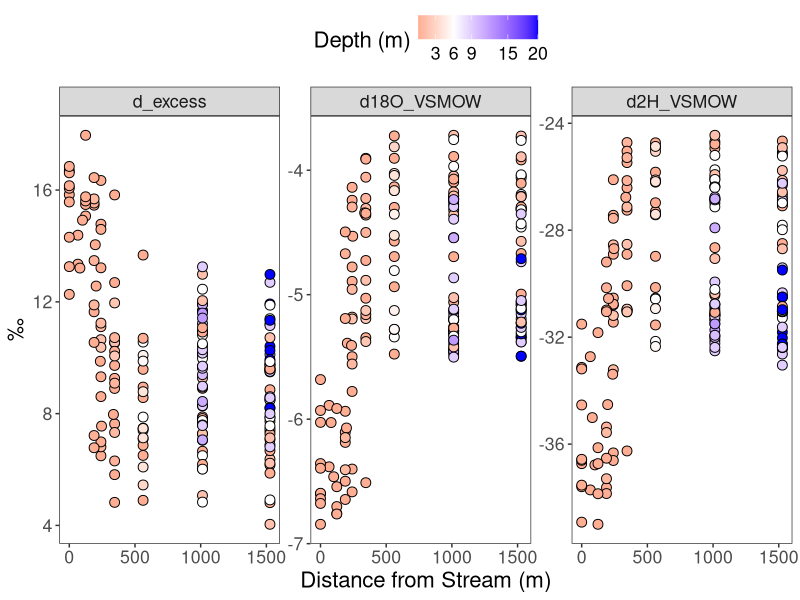
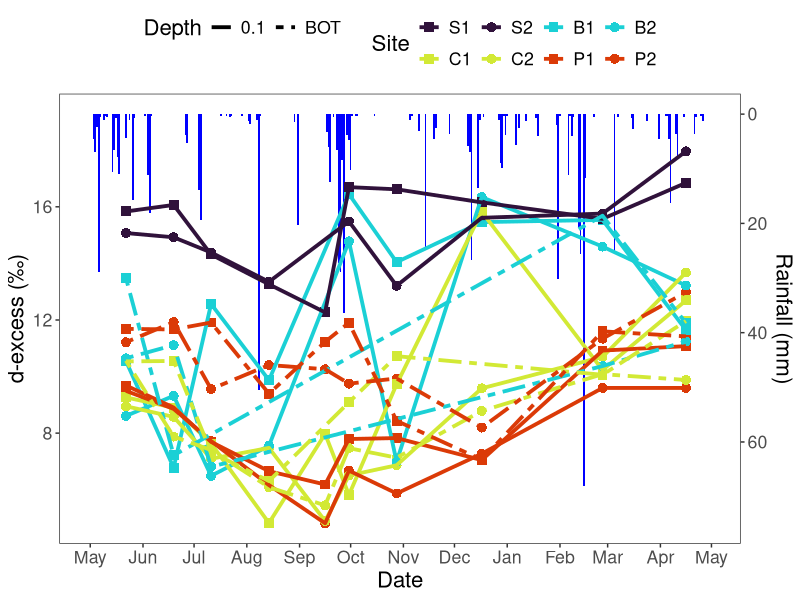
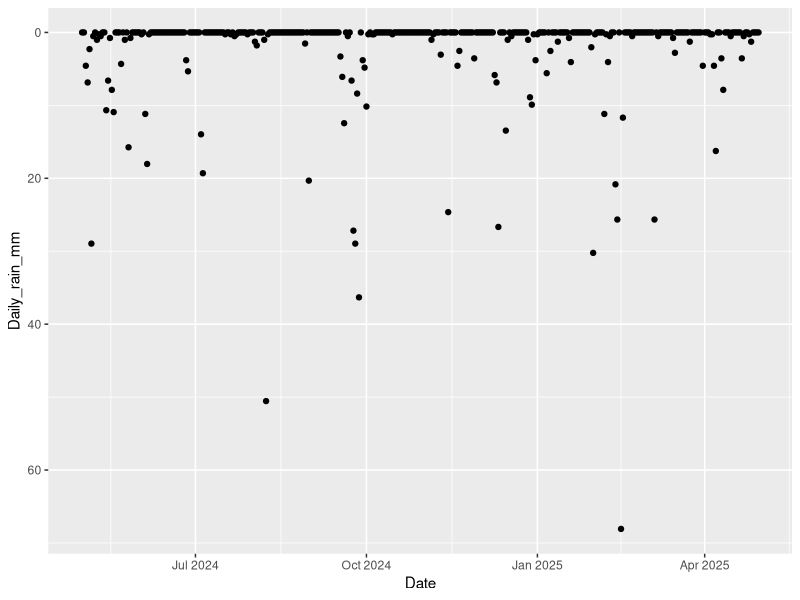
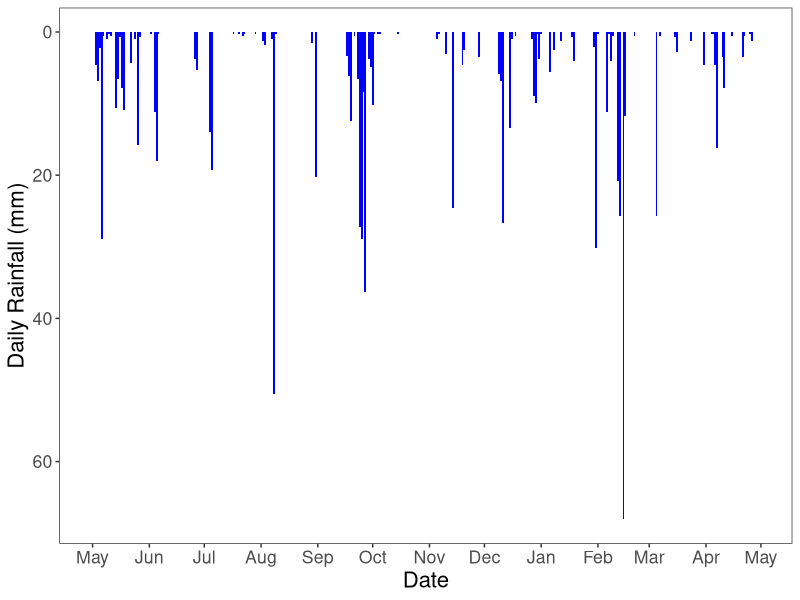
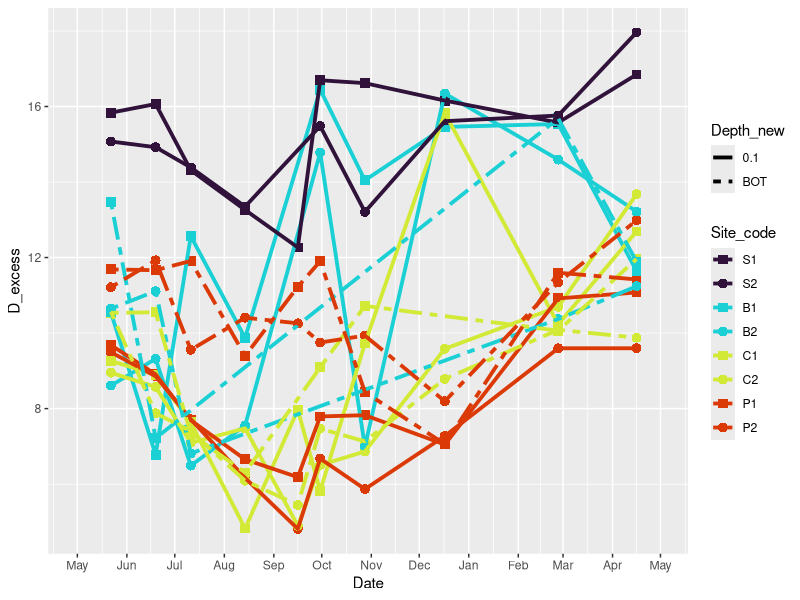
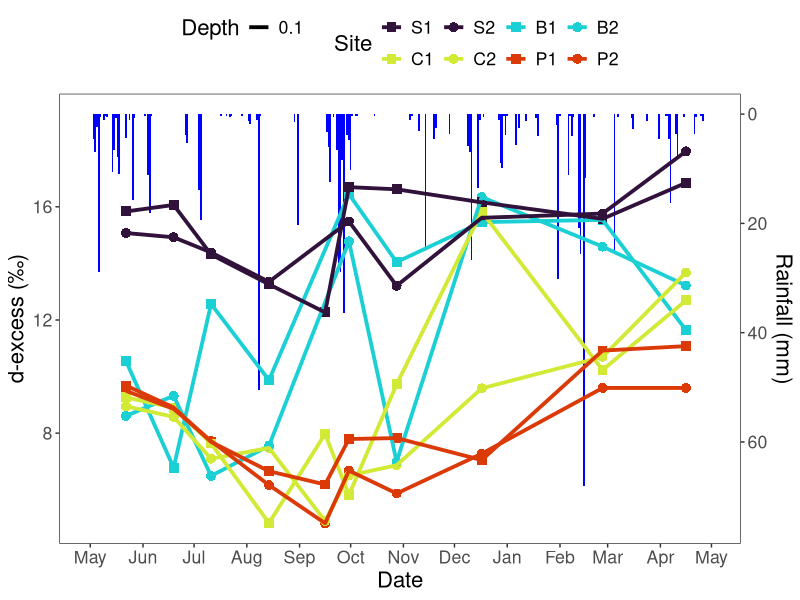
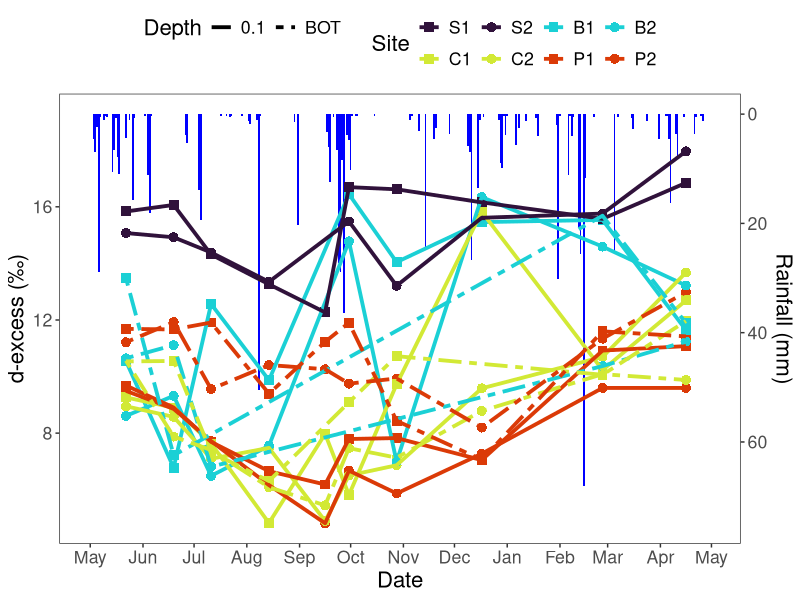
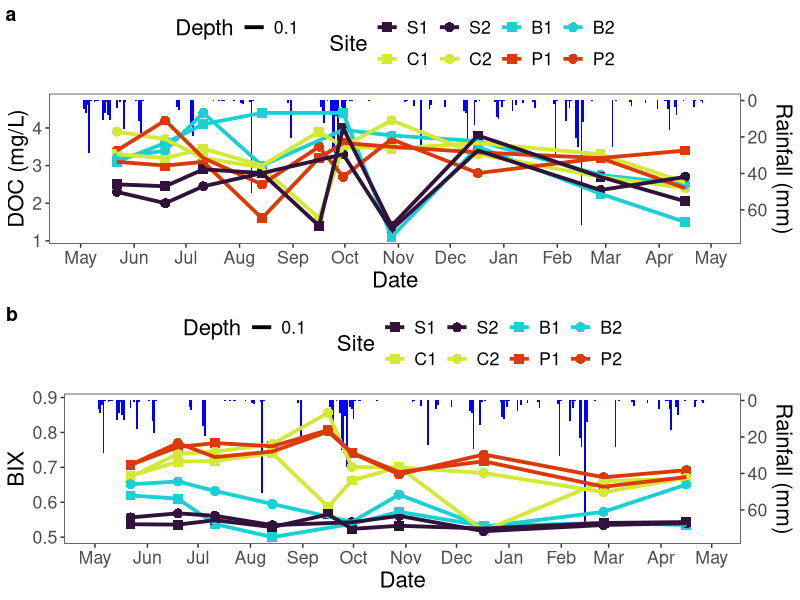

The R source for these figures, in order:
## ---- chunk 1
###packages 
library(tidyverse)

getwd()
##get data
hydro <- read_csv("../Data/Hydrology_Daily_Observed.csv") |> 
  filter(Date >= ymd("2024-05-01"),
         Date <= ymd("2025-04-30"))

chem <- read_csv("../Data/chemistry_joined_sensor_hydro.csv")

## ---- chunk 2
#plot over distance 
##d2H and d18O and D excess
isotopes_across_space_fig <- chem |> 
  dplyr::select(1:8, d18O_VSMOW, d2H_VSMOW, D_excess) |> 
  rename(d_excess = D_excess) |> 
  pivot_longer(-c(1:8)) |> 
  ggplot(aes(x = Distance, y = value, fill = Depth_m
  ))+
  geom_point(shape = 21, size = 3) + 
  #geom_point(data = iso_rain, mapping = aes(x = 1250, y = value, color = Date), size = 2, shape = 17)+
  facet_wrap(~name, scales = "free_y", nrow = 1)+
  theme_bw()+ theme(legend.position = "top", text = element_text(size = 16),
                    panel.grid.major = element_blank(), panel.grid.minor = element_blank())+
  labs(x= "Distance from Stream (m)", y = "\u2030",
       fill = "Depth (m)", color = "Rain")+
  scale_x_continuous(breaks = c(0, 500, 1000, 1500))+  
  scale_fill_gradient2(low = "red",  high ="blue",
                       midpoint = 6,  guide = "colourbar", breaks = c(3,6,9, 15, 20))

isotopes_across_space_fig

# ggsave("../Figures/FigS7_Iso_overSpace.png", isotopes_across_space_fig, width = 7, height = 3.5, units = "in")

## ---- chunk 3

plot_iso_ts <- function(
    data,        # df with isotope data: Date, y_var, Site_code, Depth_new
    hydro,       # df with rain data: Date, Daily_rain_mm
    y_var,
    y_label,
    show_rain = TRUE,
    depths = c("0.1","BOT")
) {
  
  # Filter depths
  df <- data |> 
    filter(Depth_new %in% depths)
  
  # Compute scaling factor only if rain is shown
  if (show_rain) {
    max_y  <- max(df[[y_var]], na.rm = TRUE)
    min_y  <- min(df[[y_var]], na.rm = TRUE)
    y_range <- max_y - min_y
    max_r  <- max(hydro$Daily_rain_mm, na.rm = TRUE)
    scale_factor <- y_range / max_r
    
    # Buffer creates blank space between top of y data and rain bars
    buffer <- y_range * 0.10
    plot_max_y <- max_y + buffer
    
    # Ensure largest rain bar isn't clipped
    plot_min_y <- min(min_y, plot_max_y - (max_r * scale_factor))
  }
  
  # Base plot
  p <- ggplot(df, aes(x = Date))
  
  # Rain bars FIRST so they sit behind the isotope data
  if (show_rain) {
    p <- p +
      geom_rect(
        data = hydro,
        aes(
          xmin = Date - 0.5,
          xmax = Date + 0.5,
          ymin = plot_max_y,
          ymax = plot_max_y - (Daily_rain_mm * scale_factor)
        ),
        fill = "blue",
        alpha = 1,
        show.legend = FALSE
      ) +
      scale_y_continuous(
        limits = c(plot_min_y, plot_max_y),
        sec.axis = sec_axis(
          transform = ~ (plot_max_y - .) / scale_factor,
          name = "Rainfall (mm)"
        )
      )
  }
  
  # Isotope points + lines on top
  p <- p +
    geom_point(aes(y = .data[[y_var]],
                   color = Site_code,
                   shape = Site_code,
                   group = interaction(Site_code, Depth_new)),
               size = 3) +
    geom_line(aes(y = .data[[y_var]],
                  color = Site_code,
                  linetype = Depth_new,
                  group = interaction(Site_code, Depth_new)),
              size = 1.3)
  
  # Labels
  p <- p +
    labs(x = "Date",
         y = y_label,
         color = "Site",
         shape = "Site",
         linetype = "Depth")
  
  # Theme
  p <- p +
    theme_bw() +
    theme(
      legend.position = "top",
      text = element_text(size = 16),
      panel.grid.major = element_blank(),
      panel.grid.minor = element_blank()
    ) +
    guides(color = guide_legend(nrow = 2, byrow = TRUE))
  
  # Manual scales
  p <- p +
    scale_x_date(
      breaks = "1 month", date_labels = "%b",
      limits = as.Date(c("2024-05-01", "2025-04-30"))
    ) +
    scale_color_manual(values = site_colors, breaks = iso_levels_sites) +
    scale_shape_manual(values = site_shapes, breaks = iso_levels_sites) +
    scale_linetype_manual(values = c("0.1" = "solid", "BOT" = "twodash"))
  
  return(p)
} #end function 


## ---- chunk 4
##filter chem to surf and bot and make new Depth column
chem_df <- chem |> 
  dplyr::select(1:6, d2H_VSMOW, d18O_VSMOW, D_excess, DOC_mgL, BIX) |> 
  mutate(Depth_new = as.character(ifelse(Site %in% c(98,96,92, 90) & Depth_m > 0.1, "BOT", Depth_m)),
         Depth_new = as.character(ifelse(Site %in% c(88,50) & Depth_m > 9, "BOT", Depth_new))
  ) |> 
  filter(Depth_new %in% c("0.1", "BOT")) 

## filter hydro to just rain
hydro_df <- hydro |> 
  dplyr::select(Date, Daily_rain_mm)
  


#### set up levels for plotting
iso_levels_sites <- c("S1","S2","B1","B2","C1","C2","P1","P2")

site_colors <- c("S1" = "#30123BFF", "S2" = "#30123BFF",
                 "B1" = "#1BD0D5FF", "B2" = "#1BD0D5FF",
                 "C1" = "#D2E935FF", "C2" = "#D2E935FF",
                 "P1" = "#DB3A07FF", "P2" = "#DB3A07FF")

site_shapes <- c("S1" = 15, "S2" = 16,
                 "B1" = 15, "B2" = 16,
                 "C1" = 15, "C2" = 16,
                 "P1" = 15, "P2" = 16)


## ---- chunk 5
#run function
plot_iso_ts(data = chem_df, hydro = hydro_df, 
                           y_var = "D_excess", y_label = "d-excess (‰)",
                               show_rain = TRUE,  depths = c("0.1","BOT"))

#plot rain as check
hydro_df |> ggplot(aes(x = Date, y = Daily_rain_mm))+ geom_point()+ scale_y_reverse()

hydro_df |> 
  ggplot() +
  geom_col(aes(x = Date, y = Daily_rain_mm ),
           fill = "blue", width = 1,     show.legend = FALSE) +
  scale_y_reverse()+
  scale_x_date(breaks = "1 month", date_labels = "%b",
      limits = as.Date(c("2024-05-01", "2025-04-30"))   )+
  labs(x = "Date", y = "Daily Rainfall (mm)") +
   theme_bw() +  theme(text = element_text(size = 16),  panel.grid.major = element_blank(), panel.grid.minor = element_blank()) 

#iso as check
chem_df |> 
  ggplot(aes(x = Date, y = D_excess))+
geom_point(aes(    color = Site_code, shape = Site_code,
                   group = interaction(Site_code, Depth_new)),         size = 3) +
    geom_line(aes(color = Site_code,  linetype = Depth_new,
                  group = interaction(Site_code, Depth_new)),          size = 1.3)+
   scale_x_date(breaks = "1 month", date_labels = "%b",
      limits = as.Date(c("2024-05-01", "2025-04-30"))    ) +
    scale_color_manual(values = site_colors, breaks = iso_levels_sites) + scale_shape_manual(values = site_shapes, breaks = iso_levels_sites) +
    scale_linetype_manual(values = c("0.1" = "solid", "BOT" = "twodash"))


## ---- chunk 6
#### Just surface 
iso_rain_surf <- plot_iso_ts(data = chem_df, hydro = hydro_df, 
                           y_var = "D_excess", y_label = "d-excess (‰)",
                               show_rain = TRUE,  depths = c("0.1"))

iso_rain_surf

# ggsave("../Figures/Fig5top_Iso_Rain_surf.png", iso_rain_surf, width = 6.5, height = 4, units = "in")



#### Surf and BOT 
iso_rain_surfbot <- plot_iso_ts(data = chem_df, hydro = hydro_df,
                    y_var = "D_excess",  y_label = "d-excess (\u2030)",
                    show_rain = TRUE,  depths = c("0.1","BOT"))

iso_rain_surfbot
# ggsave("../Figures/FigS8_Iso_Rain_surfBOT.png", iso_rain_surfbot, width = 6.5, height = 4, units = "in")



## ---- chunk 7
doc_surf <- plot_iso_ts(data = chem_df, hydro = hydro_df,
                    y_var = "DOC_mgL",  y_label = "DOC (mg/L)",
                    show_rain = TRUE,  depths = c("0.1"))
  

bix_surf <- plot_iso_ts(data = chem_df, hydro = hydro_df,
                    y_var = "BIX",  y_label = "BIX",
                    show_rain = T,  depths = c("0.1"))


DOM_ts <- cowplot::plot_grid(doc_surf, bix_surf,
                                           labels = c("a", "b"), nrow = 2)

DOM_ts

# ggsave("../Figures/FigS10_DOM_ts_SURF.png", DOM_ts, height = 8, width = 6.5, units = "in")
